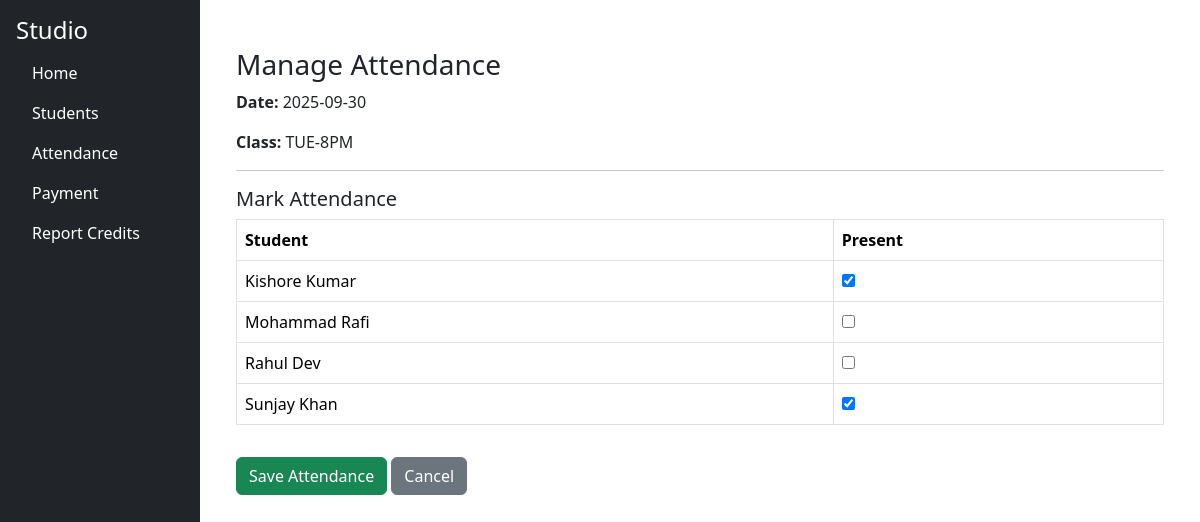
The page /attendance/attendance/manage?class_id=2&attendance_date=2025-09-30 on the database as committed earlier.
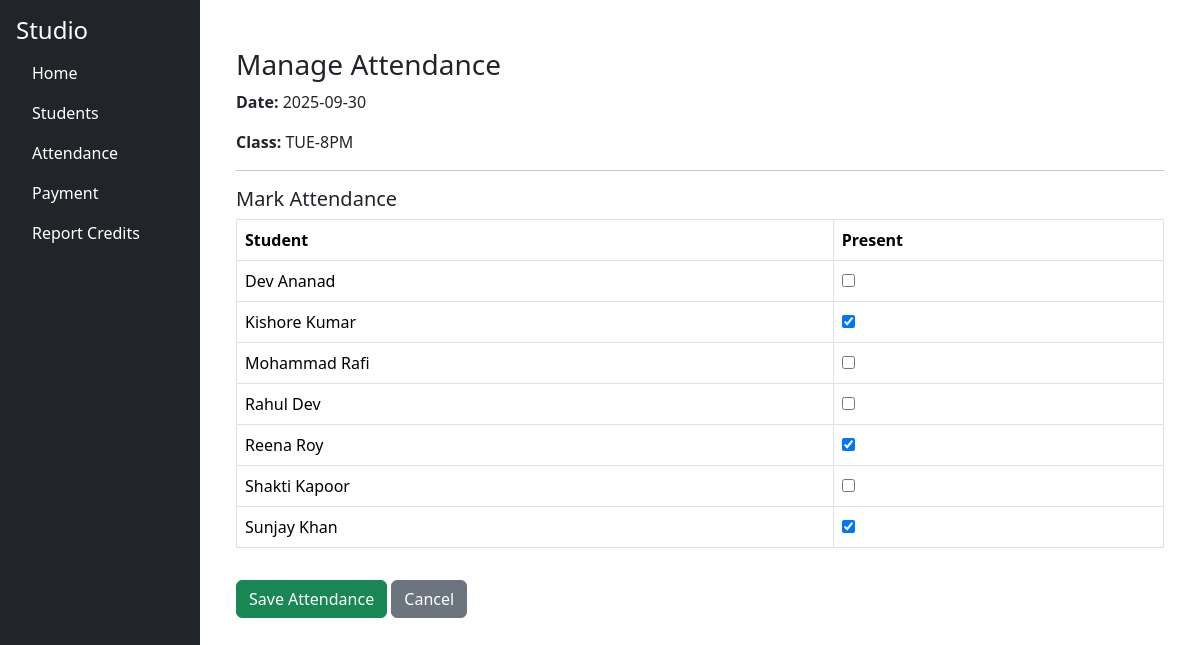
The same page on the database as committed later.
### tables this page shows
CREATE TABLE class_names (
        id INTEGER PRIMARY KEY AUTOINCREMENT,
        name TEXT UNIQUE NOT NULL
    );

CREATE TABLE students (
        id INTEGER PRIMARY KEY AUTOINCREMENT,
        first_name TEXT,
        last_name TEXT,
        phone TEXT,
        email_id TEXT
    );

### studio/attendance/routes/attendance_routes.py (the view)
@attendance_bp.route("/attendance/manage", methods=["GET", "POST"])
def manage_attendance():
    conn = get_connection()
    cur = conn.cursor()
    if request.method == "POST":
        class_id = request.form.get("class_id")
        attendance_date = request.form.get("attendance_date")
        student_ids = request.form.getlist("students")
        cur.execute("""
            DELETE FROM attendance WHERE class_id = ? AND attendance_date = ?
        """, (class_id, attendance_date))
        for sid in student_ids:
            cur.execute("""
                INSERT INTO attendance (student_id, class_id, attendance_date)
                VALUES (?, ?, ?)
            """, (sid, class_id, attendance_date))
        conn.commit()
        conn.close()
        flash("Attendance updated successfully.", "success")
        return redirect(url_for("attendance_bp.attendance_dashboard"))
    else:
        class_id = request.args.get("class_id")
        attendance_date = request.args.get("attendance_date")
        cur.execute("SELECT id, name FROM class_names ORDER BY name")
        classes = cur.fetchall()
        cur.execute("SELECT id, first_name || ' ' || last_name AS name FROM students ORDER BY name")
        students = cur.fetchall()
        cur.execute("""
            SELECT student_id FROM attendance
            WHERE class_id = ? AND attendance_date = ?
        """, (class_id, attendance_date))
        attended = [str(row[0]) for row in cur.fetchall()]
        conn.close()
        return render_template(
            "attendance_manage.html",
            classes=classes,
            students=students,
            attended=attended,
            selected_class=class_id,
            selected_date=attendance_date
        )

### studio/db/db.py (called while the page is built)
def get_connection():
    conn = sqlite3.connect(DB_PATH)
    conn.row_factory = sqlite3.Row
    return conn

### studio/attendance/templates/attendance_manage.html (shortened to what this page needs)
{% extends "base.html" %}
{% block content %}
<div class="container mt-4">
  <h3>Manage Attendance</h3>
  <form method="post" action="{{ url_for('attendance_bp.manage_attendance') }}">
    <p><strong>Date:</strong> {{ selected_date }}</p>
    <p><strong>Class:</strong>
      {% for c in classes %}
        {% if c[0] == selected_class|int %}{{ c[1] }}{% endif %}
      {% endfor %}
    </p>
    <hr>
    <h5>Mark Attendance</h5>
    <table class="table table-bordered">
      <thead>
        <tr><th>Student</th><th>Present</th></tr>
      </thead>
      <tbody>
        {% for s in students %}
        <tr>
          <td>{{ s['name'] }}</td>
          <td>
            <input type="checkbox" name="students" value="{{ s['id'] }}"
                   {% if s['id']|string in attended %}checked{% endif %}>
          </td>
        </tr>
        {% endfor %}
      </tbody>
    </table>
    <button type="submit" class="btn btn-success mt-3">Save Attendance</button>
    <a href="{{ url_for('attendance_bp.attendance_dashboard') }}" class="btn btn-secondary mt-3">Cancel</a>
  </form>
</div>
{% endblock %}

Rows that differ between the two databases and show on the page:
added students: name "Dev Ananad"
added students: name "Reena Roy", students "☑"
added students: name "Shakti Kapoor"
